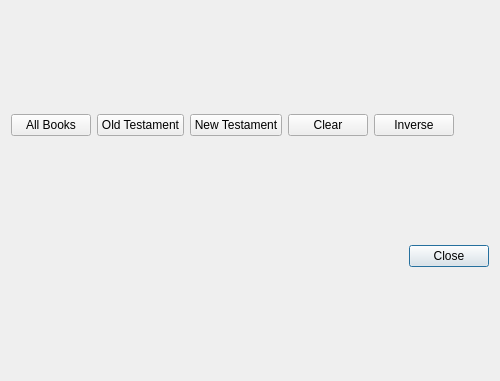
<?xml version="1.0" encoding="UTF-8"?>
<ui version="4.0">
 <class>FilterDialog</class>
 <widget class="QDialog" name="FilterDialog">
  <property name="geometry">
   <rect>
    <x>0</x>
    <y>0</y>
    <width>500</width>
    <height>381</height>
   </rect>
  </property>
  <property name="windowTitle">
   <string>Dialog</string>
  </property>
  <layout class="QVBoxLayout" name="verticalLayout">
   <item>
    <layout class="QHBoxLayout" name="horizontalLayout">
     <item>
      <widget class="QPushButton" name="pushButton_2">
       <property name="focusPolicy">
        <enum>Qt::NoFocus</enum>
       </property>
       <property name="text">
        <string>All Books</string>
       </property>
      </widget>
     </item>
     <item>
      <widget class="QPushButton" name="pushButton_3">
       <property name="focusPolicy">
        <enum>Qt::NoFocus</enum>
       </property>
       <property name="text">
        <string>Old Testament</string>
       </property>
      </widget>
     </item>
     <item>
      <widget class="QPushButton" name="pushButton_4">
       <property name="focusPolicy">
        <enum>Qt::NoFocus</enum>
       </property>
       <property name="text">
        <string>New Testament</string>
       </property>
      </widget>
     </item>
     <item>
      <widget class="QPushButton" name="pushButton_5">
       <property name="focusPolicy">
        <enum>Qt::NoFocus</enum>
       </property>
       <property name="text">
        <string>Clear</string>
       </property>
      </widget>
     </item>
     <item>
      <widget class="QPushButton" name="pushButton_6">
       <property name="focusPolicy">
        <enum>Qt::NoFocus</enum>
       </property>
       <property name="text">
        <string>Inverse</string>
       </property>
      </widget>
     </item>
     <item>
      <spacer name="horizontalSpacer_2">
       <property name="orientation">
        <enum>Qt::Horizontal</enum>
       </property>
       <property name="sizeHint" stdset="0">
        <size>
         <width>40</width>
         <height>20</height>
        </size>
       </property>
      </spacer>
     </item>
    </layout>
   </item>
   <item>
    <layout class="QGridLayout" name="gridLayout"/>
   </item>
   <item>
    <layout class="QHBoxLayout" name="horizontalLayout_2">
     <item>
      <spacer name="horizontalSpacer">
       <property name="orientation">
        <enum>Qt::Horizontal</enum>
       </property>
       <property name="sizeHint" stdset="0">
        <size>
         <width>338</width>
         <height>20</height>
        </size>
       </property>
      </spacer>
     </item>
     <item>
      <widget class="QPushButton" name="pushButton">
       <property name="text">
        <string>Close</string>
       </property>
       <property name="autoDefault">
        <bool>false</bool>
       </property>
       <property name="default">
        <bool>true</bool>
       </property>
       <property name="flat">
        <bool>false</bool>
       </property>
      </widget>
     </item>
    </layout>
   </item>
  </layout>
 </widget>
 <resources/>
 <connections>
  <connection>
   <sender>pushButton</sender>
   <signal>clicked()</signal>
   <receiver>FilterDialog</receiver>
   <slot>accept()</slot>
   <hints>
    <hint type="sourcelabel">
     <x>387</x>
     <y>315</y>
    </hint>
    <hint type="destinationlabel">
     <x>221</x>
     <y>183</y>
    </hint>
   </hints>
  </connection>
 </connections>
</ui>
